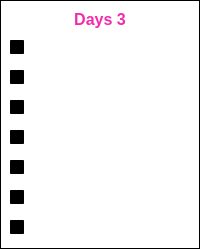
                 <widget class="QWidget" name="Day3">
                  <property name="styleSheet">
                   <string notr="true">background-color: qlineargradient(spread:pad, x1:0, y1:0, x2:1, y2:1, stop:0 rgba(0, 0, 0, 0), stop:1 rgba(255, 255, 255, 0));</string>
                  </property>
                  <layout class="QHBoxLayout" name="horizontalLayout_14">
                   <property name="spacing">
                    <number>0</number>
                   </property>
                   <property name="leftMargin">
                    <number>0</number>
                   </property>
                   <property name="topMargin">
                    <number>0</number>
                   </property>
                   <property name="rightMargin">
                    <number>0</number>
                   </property>
                   <property name="bottomMargin">
                    <number>0</number>
                   </property>
                   <item>
                    <widget class="QFrame" name="SubjectDays_3">
                     <property name="frameShape">
                      <enum>QFrame::StyledPanel</enum>
                     </property>
                     <property name="frameShadow">
                      <enum>QFrame::Raised</enum>
                     </property>
                     <layout class="QVBoxLayout" name="verticalLayout_6">
                      <item>
                       <widget class="QLabel" name="Subject3DaysHeading">
                        <property name="maximumSize">
                         <size>
                          <width>16777215</width>
                          <height>100</height>
                         </size>
                        </property>
                        <property name="font">
                         <font>
                          <pointsize>12</pointsize>
                          <weight>75</weight>
                          <bold>true</bold>
                         </font>
                        </property>
                        <property name="styleSheet">
                         <string notr="true">QLabel{
	
color: rgb(241, 44, 172);
border-radius:10px;

}</string>
                        </property>
                        <property name="midLineWidth">
                         <number>4</number>
                        </property>
                        <property name="text">
                         <string>Days 3</string>
                        </property>
                        <property name="alignment">
                         <set>Qt::AlignCenter</set>
                        </property>
                       </widget>
                      </item>
                      <item>
                       <widget class="QCheckBox" name="Subject3Sunday">
                        <property name="font">
                         <font>
                          <pointsize>11</pointsize>
                         </font>
                        </property>
                        <property name="styleSheet">
                         <string notr="true">QCheckBox{

	color: rgb(255, 255, 255);
}</string>
                        </property>
                        <property name="text">
                         <string>Sun</string>
                        </property>
                        <property name="tristate">
                         <bool>false</bool>
                        </property>
                       </widget>
                      </item>
                      <item>
                       <widget class="QCheckBox" name="Subject3Monday">
                        <property name="font">
                         <font>
                          <pointsize>11</pointsize>
                         </font>
                        </property>
                        <property name="styleSheet">
                         <string notr="true">QCheckBox{

	color: rgb(255, 255, 255);
}</string>
                        </property>
                        <property name="text">
                         <string>Mon</string>
                        </property>
                        <property name="tristate">
                         <bool>false</bool>
                        </property>
                       </widget>
                      </item>
                      <item>
                       <widget class="QCheckBox" name="Subject3Tuesday">
                        <property name="font">
                         <font>
                          <pointsize>11</pointsize>
                         </font>
                        </property>
                        <property name="styleSheet">
                         <string notr="true">QCheckBox{

	color: rgb(255, 255, 255);
}</string>
                        </property>
                        <property name="text">
                         <string>Tue</string>
                        </property>
                        <property name="tristate">
                         <bool>false</bool>
                        </property>
                       </widget>
                      </item>
                      <item>
                       <widget class="QCheckBox" name="Subject3Wednesday">
                        <property name="font">
                         <font>
                          <pointsize>11</pointsize>
                         </font>
                        </property>
                        <property name="styleSheet">
                         <string notr="true">QCheckBox{

	color: rgb(255, 255, 255);
}</string>
                        </property>
                        <property name="text">
                         <string>Wed</string>
                        </property>
                        <property name="tristate">
                         <bool>false</bool>
                        </property>
                       </widget>
                      </item>
                      <item>
                       <widget class="QCheckBox" name="Subject3Thursday">
                        <property name="font">
                         <font>
                          <pointsize>11</pointsize>
                         </font>
                        </property>
                        <property name="styleSheet">
                         <string notr="true">QCheckBox{

	color: rgb(255, 255, 255);
}</string>
                        </property>
                        <property name="text">
                         <string>Thu</string>
                        </property>
                        <property name="tristate">
                         <bool>false</bool>
                        </property>
                       </widget>
                      </item>
                      <item>
                       <widget class="QCheckBox" name="Subject3Friday">
                        <property name="font">
                         <font>
                          <pointsize>11</pointsize>
                         </font>
                        </property>
                        <property name="styleSheet">
                         <string notr="true">QCheckBox{

	color: rgb(255, 255, 255);
}</string>
                        </property>
                        <property name="text">
                         <string>Fri</string>
                        </property>
                        <property name="tristate">
                         <bool>false</bool>
                        </property>
                       </widget>
                      </item>
                      <item>
                       <widget class="QCheckBox" name="Subject3Saturday">
                        <property name="font">
                         <font>
                          <pointsize>11</pointsize>
                         </font>
                        </property>
                        <property name="styleSheet">
                         <string notr="true">QCheckBox{

	color: rgb(255, 255, 255);
}</string>
                        </property>
                        <property name="text">
                         <string>Sat</string>
                        </property>
                        <property name="tristate">
                         <bool>false</bool>
                        </property>
                       </widget>
                      </item>
                     </layout>
                    </widget>
                   </item>
                  </layout>
                 </widget>
